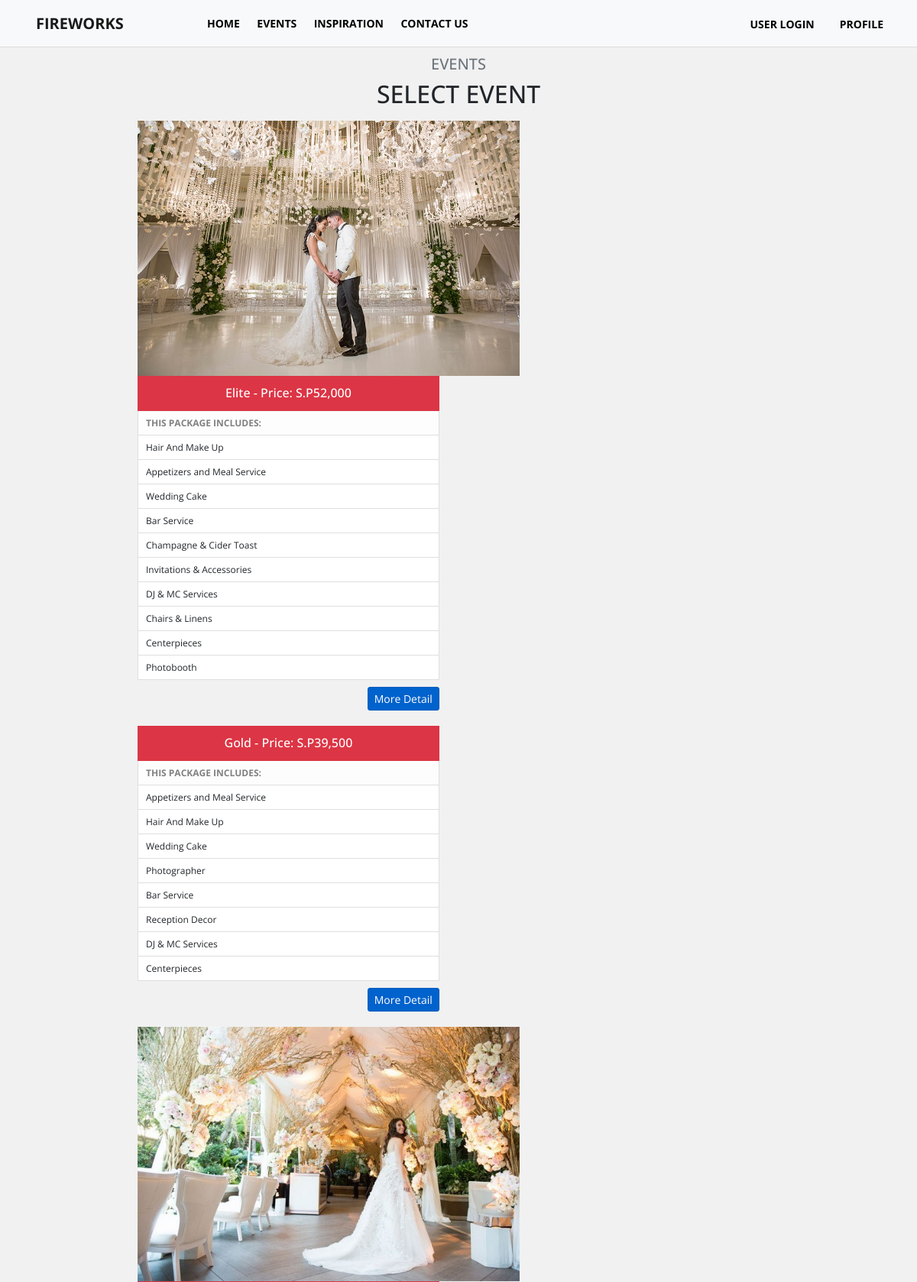
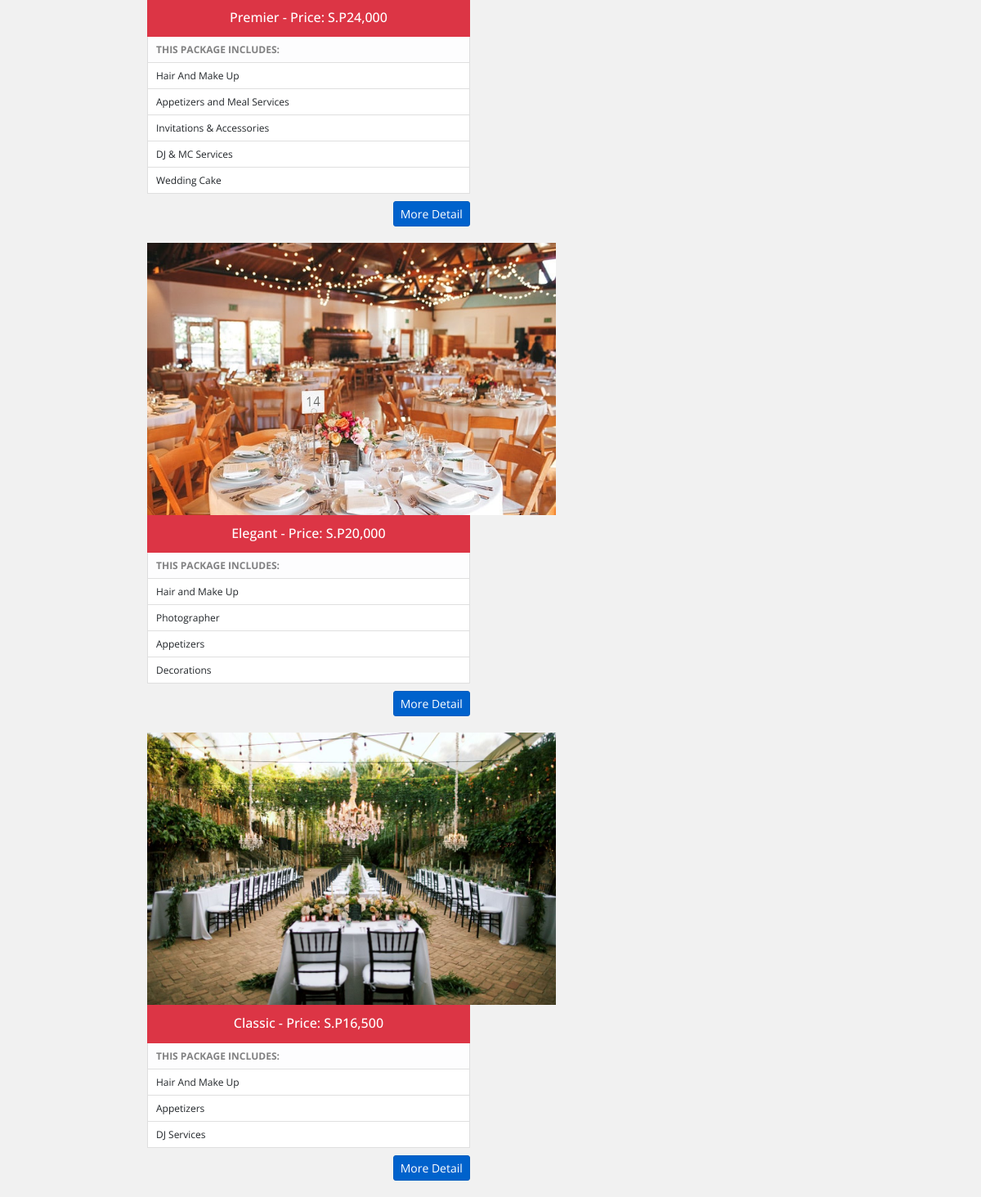
/pricing.php, run on the app's committed database (2 pictures, top to bottom).
### tables this page shows
CREATE TABLE `tblweddingcategories` (
  `id` int(11) NOT NULL,
  `wedding_type` varchar(100) NOT NULL,
  `price` decimal(10,2) NOT NULL,
  `preview_image` text NOT NULL
);

CREATE TABLE `tbl_features` (
  `feature_id` int(11) NOT NULL,
  `category_id` int(11) NOT NULL,
  `title` varchar(100) NOT NULL,
  `description` text NOT NULL
);

### admin/include/database.php (called while the page is built, shortened)
<?php
class Database
{
    public $connection;
    public function open_connection()
    {
        $this->connection = mysqli_connect(DB_HOST, DB_USER, DB_PASS, DB_NAME);
    }
    public function query($sql)
    {
        $result = mysqli_query($this->connection, $sql);
        return $result;
    }
}
$db = new Database();
?>

### admin/include/db_object.php (called while the page is built, shortened)
<?php
class DB_Object
{
    public static function find_all() {
        return static::find_by_query("SELECT * FROM " . static::$db_table . " ORDER BY id DESC");
    }
    public static function find_by_feature_all($id) {
        return static::find_by_query("SELECT * FROM " . static::$db_table . " WHERE category_id = $id ORDER BY category_id DESC LIMIT 10");
    }
    public static function find_by_query($sql) {
        global $db;
        $result_set = $db->query($sql);
        $the_object_array = array();
        while($row = mysqli_fetch_array($result_set)) {
            $the_object_array[] = static::instantiation($row);
        }
        return $the_object_array;
    }
    public static function instantiation($the_record){
        $the_object = new $calling_class;
        foreach($the_record as $the_attribute => $value)
        {
            if($the_object->has_the_attribute($the_attribute)) {
                $the_object->$the_attribute = $value;
            }
        }
        return $the_object;
    }
    private function has_the_attribute($the_attribute) {
        $object_properties = get_object_vars($this);
        return array_key_exists($the_attribute, $object_properties);
    }
}
?>

### admin/include/Categories.php (called while the page is built, shortened)
<?php
class Category extends DB_Object
{
    public $preview_image;
    public $upload_directory = "upload/categories";
    public $image_placeholder = "http://placehold.it/300x300&text=images";
    public function preview_image_picture() {
        return empty($this->preview_image) ? $this->image_placeholder : $this->upload_directory. '/' .$this->preview_image;
    }
}
?>

### pricing.php (the view, shortened to what this page needs)
<?php
$category = Category::find_all();
?>
<!doctype html>
<html lang="en">
<head>
    <link rel="stylesheet" type="text/css"
          href="https://cdn.materialdesignicons.com/2.1.19/css/materialdesignicons.min.css">
    <link rel="stylesheet" href="css/bootstrap.min.css">
    <link rel="stylesheet" href="css/style.css">
</head>
<body>
<?php include 'include/nav.php'; ?>
<div class="container" style="width: 70%;">
    <div class="row mb-3">
        <div class="col-lg-12">
            <h3 class="h5 text-uppercase text-center text-muted">Events</h3>
            <h2 class="h2 text-uppercase text-center mb-0">Select Event</h2>
        </div>
    </div>
    <?php foreach ($category as $category_row) : ?>
     <div class="row">
        <div class="col-md-12 p-0" style="margin-bottom: 20px;">
            <div class="float-left">
                <img src="admin/<?= $category_row->preview_image_picture(); ?>" style="width: 500px;" alt="">
            </div>
            <div class="float-left" style="width: 47%;">
                <ul class="list-group">
                    <li class="list-group-item bg-danger active" style="padding-top: 12px;"><h6 class="h6 text-center"><?= $category_row->wedding_type; ?> - Price: S.P<?= number_format($category_row->price); ?></h6></li>
                    <li class="list-group-item  list-group-item-light "><b>THIS PACKAGE INCLUDES:</b></li>
                    <?php $feature = Features::find_by_feature_all($category_row->id); ?>
                    <?php foreach ($feature as $feature_item) : ?>
                        <li class="list-group-item"><?= $feature_item->title; ?></li>
                    <?php endforeach; ?>
                </ul>
                 <div class="float-right">
                <a href="package_detail.php?id=<?= $category_row->id; ?>" class="btn btn-sm btn-primary active" style="border-radius: 3px;margin-top: 9px;">More Detail</a>
            </div>
            </div>
            </div>
        </div>
        <?php endforeach; ?>
</div>
</body>
</html>

### include/nav.php (shortened to what this page needs)
<nav class="navbar navbar-expand-lg navbar-light fixed-top bg-light">
    <div class="container-fluid">
        <a class="navbar-brand" href="index.php">Fireworks </a>
        <div class="collapse navbar-collapse" id="navbarNavDropdown">
            <ul class="navbar-nav mr-auto">
                <li class="nav-item">
                    <a class="nav-link" href="index.php">Home <span class="sr-only">(current)</span></a>
                </li>
                <li class="nav-item">
                    <a class="nav-link" href="pricing.php">Events</a>
                </li>
                <li class="nav-item">
                    <a class="nav-link" href="real-weddings.php">Inspiration</a>
                </li>
                <li class="nav-item">
                    <a class="nav-link" href="contact.php">Contact us</a>
                </li>
            </ul>
            <div class="form-inline mr-2">
                <a class="btn btn-sm my-2 my-sm-0" href="loginn.php"><i class="mdi mdi-star-outline" id="review" aria-hidden="true"></i>
                    USER Login
                </a>
                <a class="btn btn-sm my-2 my-sm-0" href="proffile.php"><i class="mdi mdi-star-outline" id="review" aria-hidden="true"></i>
                Profile
                </a>
            </div>
        </div>
    </div>
</nav>

### css/style.css (style rules this page uses)
body { font-family: "Open Sans", "Roboto", sans-serif !important; }
.navbar-light .navbar-brand { color: #1a1a1a !important; font-weight: bold !important; line-height: 22px !important; }
.navbar { font-weight: 700 !important; padding: 12px !important; font-style: normal !important; font-size: 14px !important; text-transform: uppercase !important; color: black !important; border-bottom: 1px solid #ddd !important; }
li.nav-item > a.nav-link { color: black !important; font-weight: bold !important; }
.form-inline > a.mr-2, .btn.btn-sm.my-2.my-sm-0 { color: black; font-size: 14px; font-weight: 700; margin-left: 10px; }
body { font-family: "Open Sans", "Roboto", sans-serif; line-height: 1.5em; margin-bottom: 0%; width: 100%; margin-top: 4%; overflow-x: hidden; background: #f1f1f1; font-size: 14px; }
.navbar-light .navbar-brand { color: #1a1a1a; font-weight: bold; line-height: 22px; }
.navbar { font-weight: 700; padding: 12px; font-style: normal; font-size: 14px; text-transform: uppercase; color: black; border-bottom: 1px solid #ddd; }
.navbar-expand-lg .navbar-nav .nav-link { padding-right: 0.9rem; }
.navbar-brand { margin-left: 20px; width: 200px; }
.list-group-item { font-size: 12px; padding: 5px 10px; }

### pricing.php (style rules this page uses)
body { margin-top: 6%; }
.navbar-light .navbar-brand { color: #1a1a1a; font-weight: bold; line-height: 22px; }
.navbar { font-weight: 700; padding: 12px; font-style: normal; font-size: 14px; text-transform: uppercase; color: black; border-bottom: 1px solid #ddd; }
li.nav-item > a.nav-link { color: black !important; font-weight: bold !important; }
.navbar-expand-lg .navbar-nav .nav-link { padding-right: .9rem; }
.navbar-brand { margin-left: 20px; width: 200px; }
.list-group-item:first-child { border-top-left-radius: 0rem; border-top-right-radius: 0rem; }
.list-group-item:last-child { border-bottom-right-radius: 0; border-bottom-left-radius: 0; }
.list-group-item.active { border-color: #00125100; }

### data on the page
tblweddingcategories: preview_image (picture), wedding_type "Elite", price "52,000"
tbl_features: title "Hair And Make Up"
tbl_features: title "Appetizers and Meal Service"
tbl_features: title "Wedding Cake"
tbl_features: title "Bar Service"
tbl_features: title "Champagne & Cider Toast"
tbl_features: title "Invitations & Accessories"
tbl_features: title "DJ & MC Services"
tbl_features: title "Chairs & Linens"
tbl_features: title "Centerpieces"
tbl_features: title "Photobooth"
tblweddingcategories: wedding_type "Gold", price "39,500"
tbl_features: title "Appetizers and Meal Service"
tbl_features: title "Hair And Make Up"
tbl_features: title "Wedding Cake"
tbl_features: title "Photographer"
tbl_features: title "Bar Service"
tbl_features: title "Reception Decor"
tbl_features: title "DJ & MC Services"
tbl_features: title "Centerpieces"
tblweddingcategories: preview_image (picture), wedding_type "Premier", price "24,000"
tbl_features: title "Hair And Make Up"
tbl_features: title "Appetizers and Meal Services"
tbl_features: title "Invitations & Accessories"
tbl_features: title "DJ & MC Services"
tbl_features: title "Wedding Cake"
tblweddingcategories: preview_image (picture), wedding_type "Elegant", price "20,000"
tbl_features: title "Hair and Make Up"
tbl_features: title "Photographer"
tbl_features: title "Appetizers"
tbl_features: title "Decorations"
tblweddingcategories: preview_image (picture), wedding_type "Classic", price "16,500"
tbl_features: title "Hair And Make Up"
tbl_features: title "Appetizers"
tbl_features: title "DJ Services"
